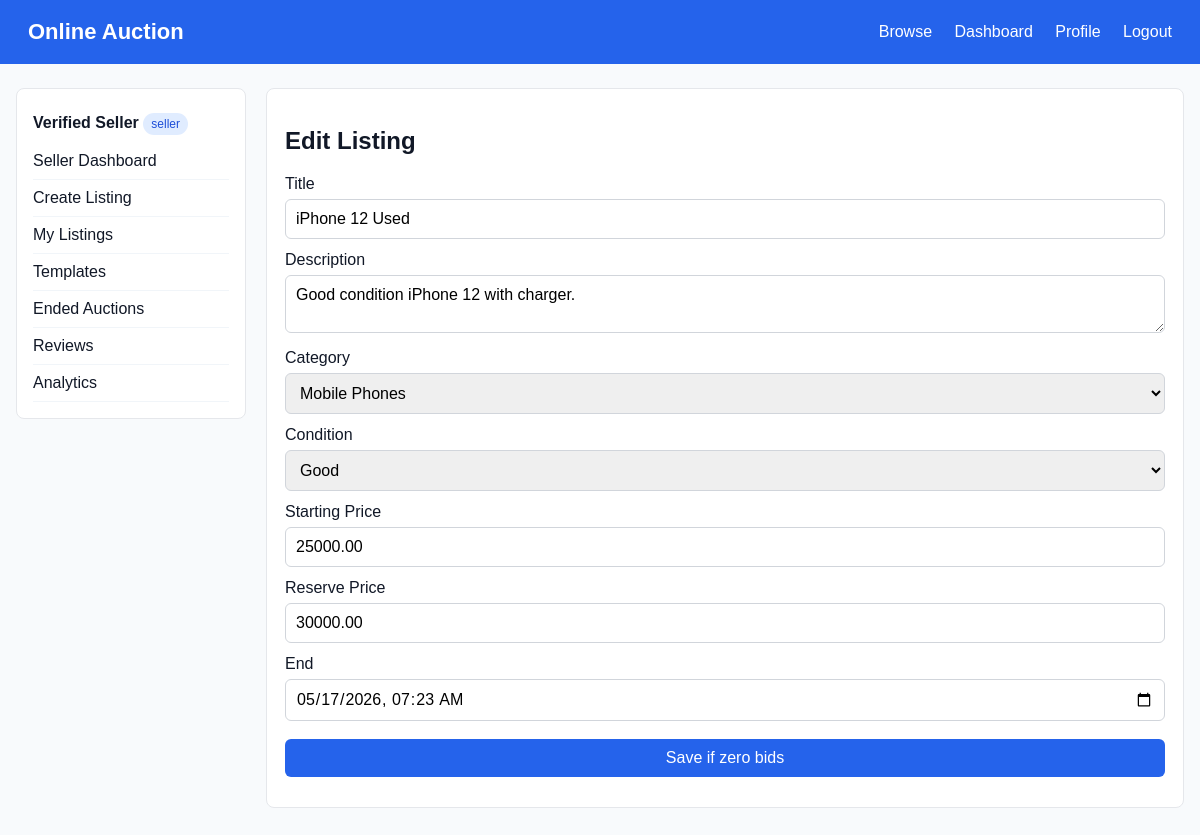
/index.php?page=edit_listing&id=1 (signed in), run on the app's committed database.
### tables this page shows
CREATE TABLE listings (
    id INT AUTO_INCREMENT PRIMARY KEY,
    seller_id INT NOT NULL,
    category_id INT NOT NULL,
    title VARCHAR(200) NOT NULL,
    description TEXT NOT NULL,
    `condition` ENUM('new','like_new','good','fair') NOT NULL,
    starting_price DECIMAL(10,2) NOT NULL,
    reserve_price DECIMAL(10,2) NULL,
    current_bid DECIMAL(10,2) DEFAULT 0.00,
    end_datetime DATETIME NOT NULL,
    status ENUM('pending_review','active','ended','cancelled','rejected') DEFAULT 'pending_review',
    winner_bid_id INT NULL,
    rejection_reason TEXT,
    cancel_reason TEXT,
    is_featured TINYINT(1) DEFAULT 0,
    created_at TIMESTAMP DEFAULT CURRENT_TIMESTAMP,
    FOREIGN KEY (seller_id) REFERENCES users(id),
    FOREIGN KEY (category_id) REFERENCES categories(id)
);

CREATE TABLE categories (
    id INT AUTO_INCREMENT PRIMARY KEY,
    name VARCHAR(100) NOT NULL,
    description TEXT,
    parent_id INT NULL,
    FOREIGN KEY (parent_id) REFERENCES categories(id) ON DELETE SET NULL
);

### app/models/functions.php (called while the page is built, shortened)
<?php
function db_rows(mysqli $conn, string $sql, string $types = '', array $params = []): array {
    $stmt = mysqli_prepare($conn, $sql);
    if ($types) { mysqli_stmt_bind_param($stmt, $types, ...$params); }
    mysqli_stmt_execute($stmt);
    $result = mysqli_stmt_get_result($stmt);
    return $result ? mysqli_fetch_all($result, MYSQLI_ASSOC) : [];
}
function db_row(mysqli $conn, string $sql, string $types = '', array $params = []): ?array {
    $rows = db_rows($conn, $sql, $types, $params);
    return $rows[0] ?? null;
}
function render_view(string $view, array $data = []): void {
    extract($data);
    $viewFile = __DIR__ . '/../views/' . $view . '.php';
    require __DIR__ . '/../views/layouts/header.php';
    require $viewFile;
    require __DIR__ . '/../views/layouts/footer.php';
}
function listing_categories(mysqli $conn): array { return db_rows($conn, 'SELECT * FROM categories ORDER BY name'); }
function listing_find(mysqli $conn, int $id): ?array { return db_row($conn, 'SELECT l.*, u.name seller_name, u.email seller_email, u.phone seller_phone, u.reputation_score, c.name category_name FROM listings l JOIN users u ON u.id=l.seller_id JOIN categories c ON c.id=l.category_id WHERE l.id=?', 'i', [$id]); }
?>

### app/controllers/functions.php (called while the page is built, shortened)
<?php
require_once __DIR__ . '/../models/functions.php';
function seller_edit_listing(mysqli $conn): void { require_seller_verified(); $listing = listing_find($conn, (int)$_GET['id']); if (!$listing || (int)$listing['seller_id'] !== current_user_id()) { http_response_code(404); echo 'Listing not found'; return; } $cats = listing_categories($conn); $message = ''; if ($_SERVER['REQUEST_METHOD'] === 'POST') { $errors = listing_errors($_POST); if ($errors) { $message = format_errors($errors); } else { $ok = listing_update_if_no_bids($conn, (int)$_GET['id'], current_user_id(), (int)$_POST['category_id'], trim($_POST['title']), trim($_POST['description']), $_POST['condition'], (float)$_POST['starting_price'], ($_POST['reserve_price'] === '' ? null : (float)$_POST['reserve_price']), $_POST['end_datetime']); $message = $ok ? 'Listing updated.' : 'Only your zero-bid listings can be edited.'; $listing = listing_find($conn, (int)$_GET['id']); } } render_view('seller/edit_listing', compact('listing', 'cats', 'message')); }
?>

### config/helpers.php (called while the page is built, shortened)
<?php
function e($value) {
    return htmlspecialchars((string)$value, ENT_QUOTES, 'UTF-8');
}
?>

### app/views/seller/edit_listing.php (the view)
<div class="card"><h1>Edit Listing</h1><?php if($message): ?><div class="alert"><?= $message ?></div><?php endif; ?><form method="post"><label>Title</label><input name="title" value="<?= e($listing['title']) ?>" required><label>Description</label><textarea name="description" required><?= e($listing['description']) ?></textarea><label>Category</label><select name="category_id"><?php foreach($cats as $c): ?><option value="<?= $c['id'] ?>" <?= (int)$listing['category_id']===(int)$c['id']?'selected':'' ?>><?= e($c['name']) ?></option><?php endforeach; ?></select><label>Condition</label><select name="condition"><?php foreach(['new'=>'New','like_new'=>'Like New','good'=>'Good','fair'=>'Fair'] as $value=>$label): ?><option value="<?= e($value) ?>" <?= $listing['condition']===$value?'selected':'' ?>><?= e($label) ?></option><?php endforeach; ?></select><label>Starting Price</label><input type="number" step="0.01" name="starting_price" value="<?= e($listing['starting_price']) ?>" required><label>Reserve Price</label><input type="number" step="0.01" name="reserve_price" value="<?= e($listing['reserve_price']) ?>"><label>End</label><input type="datetime-local" name="end_datetime" value="<?= date('Y-m-d\\TH:i', strtotime($listing['end_datetime'])) ?>" required><button>Save if zero bids</button></form></div>

### assets/css/style.css (style rules this page uses)
* { box-sizing:border-box }
body { margin:0;font-family:Arial,Helvetica,sans-serif;background:#f8fafc;color:#111827 }
.card { background:#fff;border:1px solid #e5e7eb;border-radius:8px;padding:18px;margin-bottom:18px }
input,select,textarea,button { width:100%;padding:10px;border:1px solid #d1d5db;border-radius:6px;margin:6px 0 12px;font:inherit }
button,.btn { background:#2563eb;color:#fff;border:0;text-decoration:none;display:inline-block;text-align:center;cursor:pointer }

### data on the page
listings: title "iPhone 12 Used", description "Good condition iPhone 12 with charger.", category_id "Mobile Phones", condition "Good", starting_price "25000.00", reserve_price "30000.00", end_datetime "05/17/2026 07:23"

### other printed values
$_SESSION['user_name'] "Verified Seller"
current_role() "seller"
